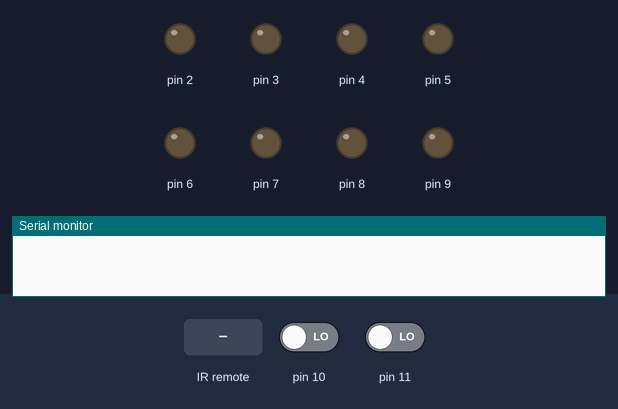
A sketch run on a simulated Arduino Uno, built with avr-gcc and run on an emulated ATmega328P. On the bench: output pins drawn as LEDs (lit = HIGH), the last lines printed to the serial monitor. The inputs (shaded band) are chosen by the test bench; at power-on: pin 10 LOW, pin 11 LOW.

Above: at 1.2 s.
1.3 s: infrared code 0xF7283C77 received
At 1.9 s:
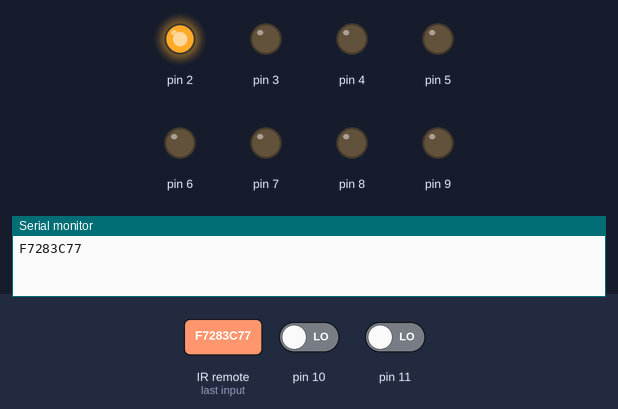
2.8 s: infrared code 0x757FB4DF received
At 3.1 s:
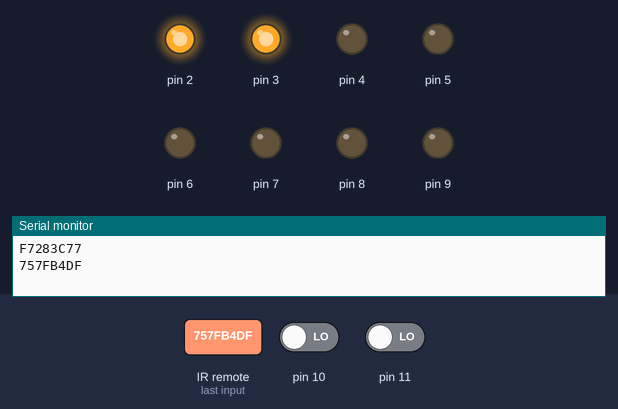
4.3 s: infrared code 0xB33B4597 received
At 5.4 s:
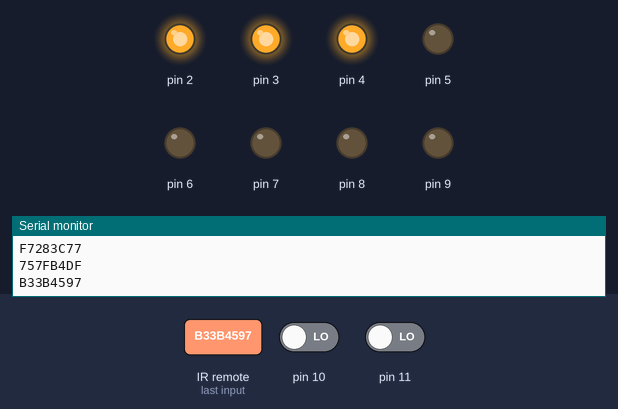
5.8 s: infrared code 0x3C03E507 received
At 6.5 s:
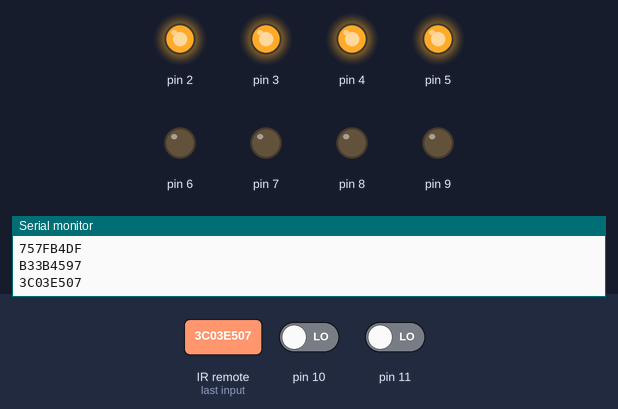
7.3 s: infrared code 0xE705551F received
At 7.7 s:
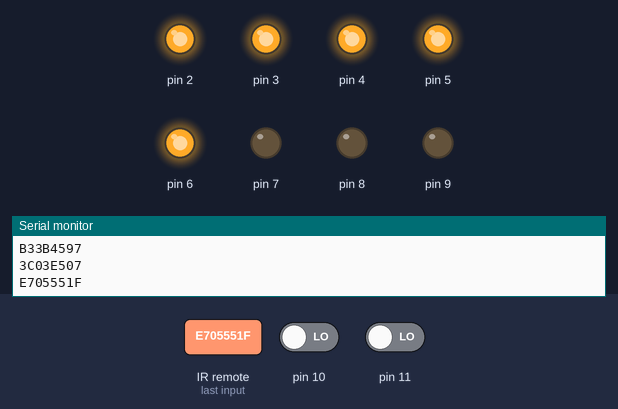
8.8 s: infrared code 0xA4A58EC7 received
At 10.0 s:
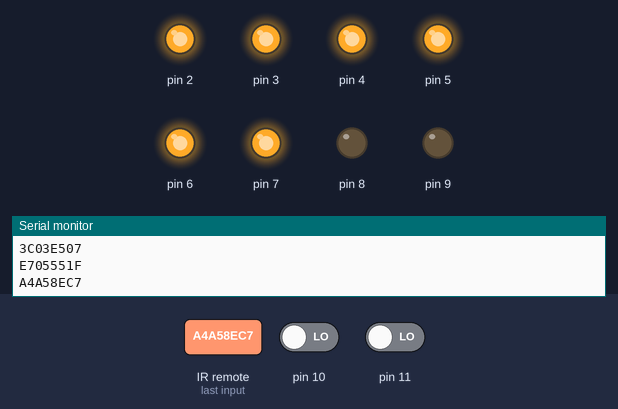
Timing chart, 0 to 11.3 s (numbered marks = the images above; inputs shaded):
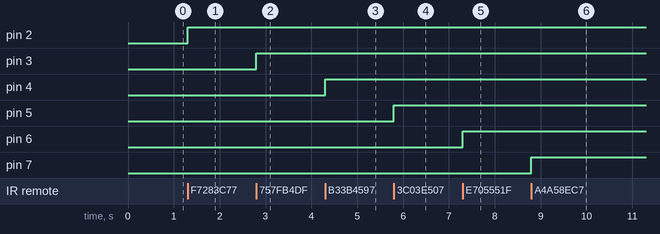

The sketch:

CONTROL-10LEDS.ino
```cpp
#include <IRremote.h>
int RECV_PIN = 12;
int buttonState ;
IRrecv irrecv(RECV_PIN);
decode_results results;

void setup() {
  Serial.begin(9600);
  irrecv.enableIRIn();
  pinMode( 2, OUTPUT);
  pinMode( 3, OUTPUT);
  pinMode( 4, OUTPUT);
  pinMode( 5, OUTPUT);
  pinMode( 6, OUTPUT);
  pinMode( 7, OUTPUT);
  pinMode( 8, OUTPUT);
  pinMode( 9, OUTPUT);
  buttonState = HIGH;
}

void loop() {

  buttonState = digitalRead(2);

    if (irrecv.decode(&results)) {

    if (results.value == 0x7D168BCF) {
        digitalWrite(2, LOW);
        }
    if (results.value == 0xF7283C77) {
        digitalWrite(2, HIGH);
        }

  buttonState = digitalRead(3);

    if (irrecv.decode(&results)) {

    if (results.value == 0x7D168BCF) {
        digitalWrite(3, LOW);
        }
    if (results.value == 0x757FB4DF) {
        digitalWrite(3, HIGH);
        }

  buttonState = digitalRead(4);

    if (irrecv.decode(&results)) {

    if (results.value == 0x7D168BCF) {
        digitalWrite(4, LOW);
        }
    if (results.value == 0xB33B4597) {
        digitalWrite(4, HIGH);
        }
  buttonState = digitalRead(5);

    if (irrecv.decode(&results)) {

    if (results.value == 0x7D168BCF) {
        digitalWrite(5, LOW);
        }
    if (results.value == 0x3C03E507) {
        digitalWrite(5, HIGH);
        }
  buttonState = digitalRead(6);

    if (irrecv.decode(&results)) {

    if (results.value == 0x7D168BCF) {
        digitalWrite(6, LOW);
        }
    if (results.value == 0xE705551F) {
        digitalWrite(6, HIGH);
        }
  buttonState = digitalRead(7);

    if (irrecv.decode(&results)) {

    if (results.value == 0x7D168BCF) {
        digitalWrite(7, LOW);
        }
    if (results.value == 0xA4A58EC7) {
        digitalWrite(7, HIGH);
        }
  buttonState = digitalRead(8);

    if (irrecv.decode(&results)) {

    if (results.value == 0x7D168BCF) {
        digitalWrite(8, LOW);
        }
    if (results.value == 0xE2E45F7F) {
        digitalWrite(8, HIGH);
        }
  buttonState = digitalRead(9);

    if (irrecv.decode(&results)) {

    if (results.value == 0x7D168BCF) {
        digitalWrite(9, LOW);
        }
    if (results.value == 0x6BACFEEF) {
        digitalWrite(9, HIGH);
       }
  buttonState = digitalRead(10);

    if (irrecv.decode(&results)) {

    if (results.value == 0x7D168BCF) {
        digitalWrite(10, LOW);
        }
    if (results.value == 0xE88E91F) {
        digitalWrite(10, HIGH);
       }
  buttonState = digitalRead(11);

    if (irrecv.decode(&results)) {

    if (results.value == 0x7D168BCF) {
        digitalWrite(11, LOW);
        }
    if (results.value == 0x1A1D38BF) {
        digitalWrite(11, HIGH);
        }

    if (results.value == 0xD28EF217) {
        digitalWrite(2, HIGH);
        digitalWrite(3, HIGH);
        digitalWrite(4, HIGH);
        digitalWrite(5, HIGH);
        digitalWrite(6, HIGH);
        digitalWrite(7, HIGH);

  }

  irrecv.resume();
  }

  Serial.print("");
  Serial.println(results.value, HEX);
  delay(100);
          }
         }
        }
       }
      }
     }
    }
   }
  }
 }
```

Measured:
- after the input at 1.3 s, pin 2: LOW → HIGH at once
- after the input at 2.8 s, pin 3: LOW → HIGH at once
- after the input at 4.3 s, pin 4: LOW → HIGH at once
- after the input at 5.8 s, pin 5: LOW → HIGH at once
- after the input at 7.3 s, pin 6: LOW → HIGH at once
- after the input at 8.8 s, pin 7: LOW → HIGH at once
